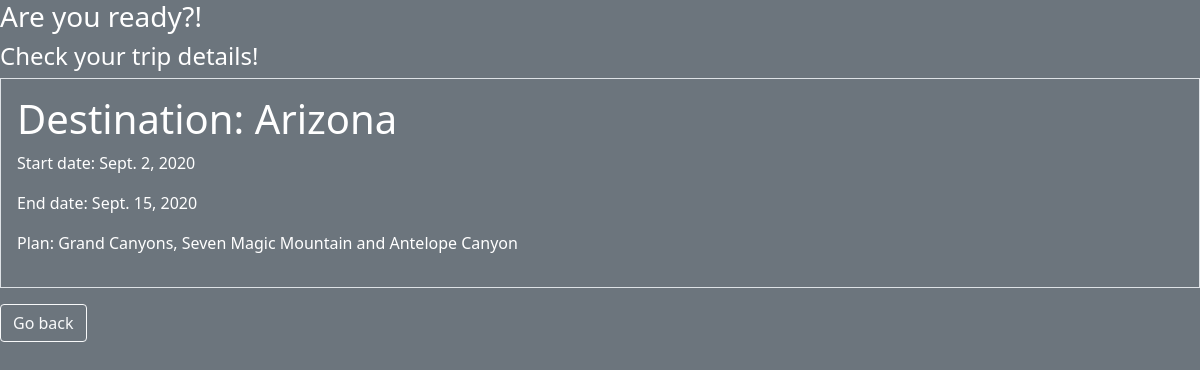
/trip/3/check, run on the app's committed database.
### trip/models.py (models this page shows)
class Trip(models.Model):
    destination = models.CharField(max_length=255)
    start_date = models.DateField()
    end_date = models.DateField()
    plan = models.CharField(max_length=255, default=None)
    planner = models.ForeignKey(User, related_name='planned_trips', on_delete=models.CASCADE)
    travelers = models.ManyToManyField(User, related_name="travelers")

### trip/views.py (the view)
# urls.py: path('<int:trip_id>/check', views.check),
def check(request, trip_id):
    context = {
        "trip" : Trip.objects.get(id=trip_id)
    }
    return render(request, 'trip/check.html', context)

### trip/templates/trip/check.html (shortened to what this page needs)
<!DOCTYPE html>
<html lang="en">
<head>
 <link rel="stylesheet" href="https://stackpath.bootstrapcdn.com/bootstrap/5.0.0-alpha1/css/bootstrap.min.css">
</head>
<body class="bg-secondary text-white">
  <h3>Are you ready?!</h3>
	<h4> Check your trip details!</h4>
      <div class="border p-3">
          <h1>Destination: {{trip.destination}}</h1>
          <p>Start date: {{trip.start_date}}</p>
          <p>End date: {{trip.end_date}}</p>
          <p>Plan: {{trip.plan}}</p>
      </div>
  <a href="/trip" class="btn btn-outline-light mt-3">Go back</a>
</body>
</html>

### data on the page
Trip: destination "Arizona", start_date "Sept. 2, 2020", end_date "Sept. 15, 2020", plan "Grand Canyons, Seven Magic Mountain and Antelope Canyon"
